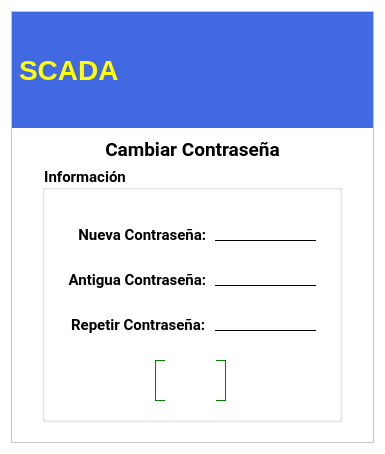
<?xml version="1.0" encoding="UTF-8"?>
<ui version="4.0">
 <class>ContraseniaModal</class>
 <widget class="QWidget" name="ContraseniaModal">
  <property name="windowModality">
   <enum>Qt::WindowModal</enum>
  </property>
  <property name="geometry">
   <rect>
    <x>0</x>
    <y>0</y>
    <width>385</width>
    <height>454</height>
   </rect>
  </property>
  <property name="sizePolicy">
   <sizepolicy hsizetype="Preferred" vsizetype="Maximum">
    <horstretch>0</horstretch>
    <verstretch>0</verstretch>
   </sizepolicy>
  </property>
  <property name="font">
   <font>
    <family>Noto Serif</family>
    <pointsize>11</pointsize>
    <weight>75</weight>
    <bold>true</bold>
   </font>
  </property>
  <property name="contextMenuPolicy">
   <enum>Qt::NoContextMenu</enum>
  </property>
  <property name="windowTitle">
   <string>Sistema SCADA</string>
  </property>
  <property name="windowIcon">
   <iconset>
    <normaloff>../../../../../../../../.designer/if_16_1751363.ico</normaloff>../../../../../../../../.designer/if_16_1751363.ico</iconset>
  </property>
  <property name="styleSheet">
   <string notr="true">background-color: rgb(255, 255, 255);</string>
  </property>
  <property name="inputMethodHints">
   <set>Qt::ImhSensitiveData</set>
  </property>
  <layout class="QVBoxLayout" name="verticalLayout">
   <item>
    <widget class="QFrame" name="MainFrame">
     <property name="minimumSize">
      <size>
       <width>0</width>
       <height>0</height>
      </size>
     </property>
     <property name="frameShape">
      <enum>QFrame::StyledPanel</enum>
     </property>
     <property name="frameShadow">
      <enum>QFrame::Raised</enum>
     </property>
     <layout class="QVBoxLayout" name="verticalLayout_2">
      <property name="spacing">
       <number>0</number>
      </property>
      <property name="leftMargin">
       <number>0</number>
      </property>
      <property name="topMargin">
       <number>0</number>
      </property>
      <property name="rightMargin">
       <number>0</number>
      </property>
      <property name="bottomMargin">
       <number>20</number>
      </property>
      <item>
       <widget class="QFrame" name="TitleFrame">
        <property name="maximumSize">
         <size>
          <width>16777215</width>
          <height>116</height>
         </size>
        </property>
        <property name="frameShape">
         <enum>QFrame::NoFrame</enum>
        </property>
        <property name="frameShadow">
         <enum>QFrame::Plain</enum>
        </property>
        <layout class="QGridLayout" name="gridLayout">
         <property name="leftMargin">
          <number>0</number>
         </property>
         <property name="topMargin">
          <number>0</number>
         </property>
         <property name="rightMargin">
          <number>0</number>
         </property>
         <property name="bottomMargin">
          <number>0</number>
         </property>
         <property name="spacing">
          <number>0</number>
         </property>
         <item row="0" column="1">
          <widget class="QLabel" name="lblSCADA">
           <property name="sizePolicy">
            <sizepolicy hsizetype="Minimum" vsizetype="Maximum">
             <horstretch>0</horstretch>
             <verstretch>0</verstretch>
            </sizepolicy>
           </property>
           <property name="minimumSize">
            <size>
             <width>150</width>
             <height>116</height>
            </size>
           </property>
           <property name="maximumSize">
            <size>
             <width>16777215</width>
             <height>116</height>
            </size>
           </property>
           <property name="font">
            <font>
             <pointsize>21</pointsize>
             <weight>75</weight>
             <bold>true</bold>
            </font>
           </property>
           <property name="autoFillBackground">
            <bool>false</bool>
           </property>
           <property name="styleSheet">
            <string notr="true">color: rgb(255, 255, 0);background-color: rgb(65, 105, 225);
margin:0px;</string>
           </property>
           <property name="text">
            <string>SCADA</string>
           </property>
          </widget>
         </item>
         <item row="0" column="2">
          <widget class="QFrame" name="ExitFrame">
           <property name="sizePolicy">
            <sizepolicy hsizetype="Maximum" vsizetype="Minimum">
             <horstretch>0</horstretch>
             <verstretch>0</verstretch>
            </sizepolicy>
           </property>
           <property name="minimumSize">
            <size>
             <width>0</width>
             <height>116</height>
            </size>
           </property>
           <property name="maximumSize">
            <size>
             <width>16777215</width>
             <height>116</height>
            </size>
           </property>
           <property name="styleSheet">
            <string notr="true">background-color: rgb(65, 105, 225);</string>
           </property>
           <property name="frameShape">
            <enum>QFrame::NoFrame</enum>
           </property>
           <property name="frameShadow">
            <enum>QFrame::Plain</enum>
           </property>
           <property name="lineWidth">
            <number>0</number>
           </property>
           <layout class="QGridLayout" name="gridLayout_4">
            <property name="leftMargin">
             <number>0</number>
            </property>
            <property name="topMargin">
             <number>0</number>
            </property>
            <property name="rightMargin">
             <number>0</number>
            </property>
            <property name="bottomMargin">
             <number>0</number>
            </property>
            <property name="spacing">
             <number>0</number>
            </property>
            <item row="0" column="0" rowspan="2">
             <widget class="QLabel" name="lblIIE">
              <property name="sizePolicy">
               <sizepolicy hsizetype="Maximum" vsizetype="Preferred">
                <horstretch>0</horstretch>
                <verstretch>0</verstretch>
               </sizepolicy>
              </property>
              <property name="maximumSize">
               <size>
                <width>16777215</width>
                <height>116</height>
               </size>
              </property>
              <property name="styleSheet">
               <string notr="true">background-color: rgb(65, 105, 225);
margin:0px;</string>
              </property>
              <property name="text">
               <string/>
              </property>
              <property name="pixmap">
               <pixmap resource="../../resources/resources.qrc">:/source/img/iiie.png</pixmap>
              </property>
              <property name="scaledContents">
               <bool>false</bool>
              </property>
              <property name="alignment">
               <set>Qt::AlignCenter</set>
              </property>
             </widget>
            </item>
            <item row="0" column="1">
             <widget class="QPushButton" name="btnExit">
              <property name="sizePolicy">
               <sizepolicy hsizetype="Maximum" vsizetype="Maximum">
                <horstretch>0</horstretch>
                <verstretch>0</verstretch>
               </sizepolicy>
              </property>
              <property name="maximumSize">
               <size>
                <width>32</width>
                <height>32</height>
               </size>
              </property>
              <property name="layoutDirection">
               <enum>Qt::RightToLeft</enum>
              </property>
              <property name="text">
               <string/>
              </property>
              <property name="icon">
               <iconset resource="../../resources/resources.qrc">
                <normaloff>:/source/img/Cancelar.png</normaloff>:/source/img/Cancelar.png</iconset>
              </property>
              <property name="iconSize">
               <size>
                <width>24</width>
                <height>24</height>
               </size>
              </property>
              <property name="flat">
               <bool>true</bool>
              </property>
             </widget>
            </item>
           </layout>
          </widget>
         </item>
         <item row="0" column="0">
          <widget class="QLabel" name="lblUDB">
           <property name="sizePolicy">
            <sizepolicy hsizetype="Maximum" vsizetype="Maximum">
             <horstretch>0</horstretch>
             <verstretch>0</verstretch>
            </sizepolicy>
           </property>
           <property name="minimumSize">
            <size>
             <width>0</width>
             <height>116</height>
            </size>
           </property>
           <property name="maximumSize">
            <size>
             <width>16777215</width>
             <height>116</height>
            </size>
           </property>
           <property name="styleSheet">
            <string notr="true">background-color: rgb(65, 105, 225);
margin:0px;</string>
           </property>
           <property name="frameShape">
            <enum>QFrame::NoFrame</enum>
           </property>
           <property name="text">
            <string/>
           </property>
           <property name="pixmap">
            <pixmap resource="../../resources/resources.qrc">:/source/img/logo.png</pixmap>
           </property>
           <property name="alignment">
            <set>Qt::AlignRight|Qt::AlignTrailing|Qt::AlignVCenter</set>
           </property>
          </widget>
         </item>
        </layout>
       </widget>
      </item>
      <item>
       <widget class="QLabel" name="lblTitle">
        <property name="sizePolicy">
         <sizepolicy hsizetype="Minimum" vsizetype="Maximum">
          <horstretch>0</horstretch>
          <verstretch>0</verstretch>
         </sizepolicy>
        </property>
        <property name="maximumSize">
         <size>
          <width>16777215</width>
          <height>38</height>
         </size>
        </property>
        <property name="font">
         <font>
          <family>Roboto</family>
          <pointsize>14</pointsize>
          <weight>75</weight>
          <bold>true</bold>
         </font>
        </property>
        <property name="styleSheet">
         <string notr="true">margin-top:5px;</string>
        </property>
        <property name="text">
         <string>Cambiar Contraseña</string>
        </property>
        <property name="alignment">
         <set>Qt::AlignCenter</set>
        </property>
       </widget>
      </item>
      <item alignment="Qt::AlignHCenter">
       <widget class="QGroupBox" name="ContentBox">
        <property name="sizePolicy">
         <sizepolicy hsizetype="Preferred" vsizetype="Minimum">
          <horstretch>0</horstretch>
          <verstretch>0</verstretch>
         </sizepolicy>
        </property>
        <property name="minimumSize">
         <size>
          <width>300</width>
          <height>0</height>
         </size>
        </property>
        <property name="maximumSize">
         <size>
          <width>350</width>
          <height>16777215</height>
         </size>
        </property>
        <property name="font">
         <font>
          <family>Roboto</family>
          <pointsize>11</pointsize>
          <weight>75</weight>
          <bold>true</bold>
         </font>
        </property>
        <property name="styleSheet">
         <string notr="true">background-color: rgb(255, 255, 255);</string>
        </property>
        <property name="title">
         <string>Información</string>
        </property>
        <property name="alignment">
         <set>Qt::AlignBottom|Qt::AlignLeading|Qt::AlignLeft</set>
        </property>
        <property name="flat">
         <bool>true</bool>
        </property>
        <layout class="QVBoxLayout" name="ContentLayout">
         <property name="spacing">
          <number>0</number>
         </property>
         <property name="leftMargin">
          <number>0</number>
         </property>
         <property name="topMargin">
          <number>0</number>
         </property>
         <property name="rightMargin">
          <number>0</number>
         </property>
         <property name="bottomMargin">
          <number>0</number>
         </property>
         <item>
          <widget class="QFrame" name="ContentFrame">
           <property name="frameShape">
            <enum>QFrame::NoFrame</enum>
           </property>
           <property name="frameShadow">
            <enum>QFrame::Plain</enum>
           </property>
           <widget class="QLabel" name="lblNewPass">
            <property name="geometry">
             <rect>
              <x>30</x>
              <y>35</y>
              <width>131</width>
              <height>20</height>
             </rect>
            </property>
            <property name="font">
             <font>
              <family>Roboto</family>
              <pointsize>11</pointsize>
              <weight>75</weight>
              <bold>true</bold>
             </font>
            </property>
            <property name="text">
             <string>Nueva Contraseña:</string>
            </property>
            <property name="alignment">
             <set>Qt::AlignRight|Qt::AlignTrailing|Qt::AlignVCenter</set>
            </property>
           </widget>
           <widget class="QPushButton" name="btnAceptar">
            <property name="geometry">
             <rect>
              <x>110</x>
              <y>170</y>
              <width>71</width>
              <height>41</height>
             </rect>
            </property>
            <property name="font">
             <font>
              <family>Roboto</family>
              <pointsize>11</pointsize>
              <weight>75</weight>
              <bold>true</bold>
             </font>
            </property>
            <property name="styleSheet">
             <string notr="true">border:1px solid green;</string>
            </property>
            <property name="text">
             <string>OK</string>
            </property>
            <property name="icon">
             <iconset resource="../../resources/resources.qrc">
              <normaloff>:/source/img/OK.png</normaloff>:/source/img/OK.png</iconset>
            </property>
            <property name="iconSize">
             <size>
              <width>24</width>
              <height>24</height>
             </size>
            </property>
            <property name="shortcut">
             <string notr="true"/>
            </property>
            <property name="checkable">
             <bool>false</bool>
            </property>
            <property name="flat">
             <bool>true</bool>
            </property>
           </widget>
           <widget class="QLabel" name="txtOldPass2_2">
            <property name="geometry">
             <rect>
              <x>19</x>
              <y>125</y>
              <width>141</width>
              <height>20</height>
             </rect>
            </property>
            <property name="font">
             <font>
              <family>Roboto</family>
              <pointsize>11</pointsize>
              <weight>75</weight>
              <bold>true</bold>
             </font>
            </property>
            <property name="text">
             <string>Repetir Contraseña:</string>
            </property>
            <property name="alignment">
             <set>Qt::AlignRight|Qt::AlignTrailing|Qt::AlignVCenter</set>
            </property>
           </widget>
           <widget class="QLabel" name="txtOldPass">
            <property name="geometry">
             <rect>
              <x>20</x>
              <y>80</y>
              <width>141</width>
              <height>20</height>
             </rect>
            </property>
            <property name="font">
             <font>
              <family>Roboto</family>
              <pointsize>11</pointsize>
              <weight>75</weight>
              <bold>true</bold>
             </font>
            </property>
            <property name="frameShape">
             <enum>QFrame::NoFrame</enum>
            </property>
            <property name="text">
             <string>Antigua Contraseña:</string>
            </property>
            <property name="alignment">
             <set>Qt::AlignRight|Qt::AlignTrailing|Qt::AlignVCenter</set>
            </property>
           </widget>
           <widget class="QLineEdit" name="txtNewPass">
            <property name="geometry">
             <rect>
              <x>170</x>
              <y>30</y>
              <width>101</width>
              <height>21</height>
             </rect>
            </property>
            <property name="styleSheet">
             <string notr="true">border-bottom:1px solid black;border-top:none;</string>
            </property>
           </widget>
           <widget class="QLineEdit" name="txtOldPass1">
            <property name="geometry">
             <rect>
              <x>170</x>
              <y>75</y>
              <width>101</width>
              <height>21</height>
             </rect>
            </property>
            <property name="styleSheet">
             <string notr="true">border-bottom:1px solid black;border-top:none;</string>
            </property>
           </widget>
           <widget class="QLabel" name="Status">
            <property name="geometry">
             <rect>
              <x>120</x>
              <y>160</y>
              <width>51</width>
              <height>51</height>
             </rect>
            </property>
            <property name="maximumSize">
             <size>
              <width>64</width>
              <height>64</height>
             </size>
            </property>
            <property name="text">
             <string/>
            </property>
            <property name="pixmap">
             <pixmap resource="../../resources/resources.qrc">:/source/img/Cargando.gif</pixmap>
            </property>
            <property name="scaledContents">
             <bool>true</bool>
            </property>
           </widget>
           <widget class="QLineEdit" name="txtOldPass2">
            <property name="geometry">
             <rect>
              <x>170</x>
              <y>120</y>
              <width>101</width>
              <height>21</height>
             </rect>
            </property>
            <property name="styleSheet">
             <string notr="true">border-bottom:1px solid black;border-top:none;</string>
            </property>
           </widget>
          </widget>
         </item>
        </layout>
       </widget>
      </item>
     </layout>
    </widget>
   </item>
  </layout>
 </widget>
 <resources>
  <include location="../../resources/resources.qrc"/>
  <include location="../../resources/resources.qrc"/>
  <include location="../../resources/resources.qrc"/>
  <include location="../../resources/resources.qrc"/>
 </resources>
 <connections/>
</ui>
